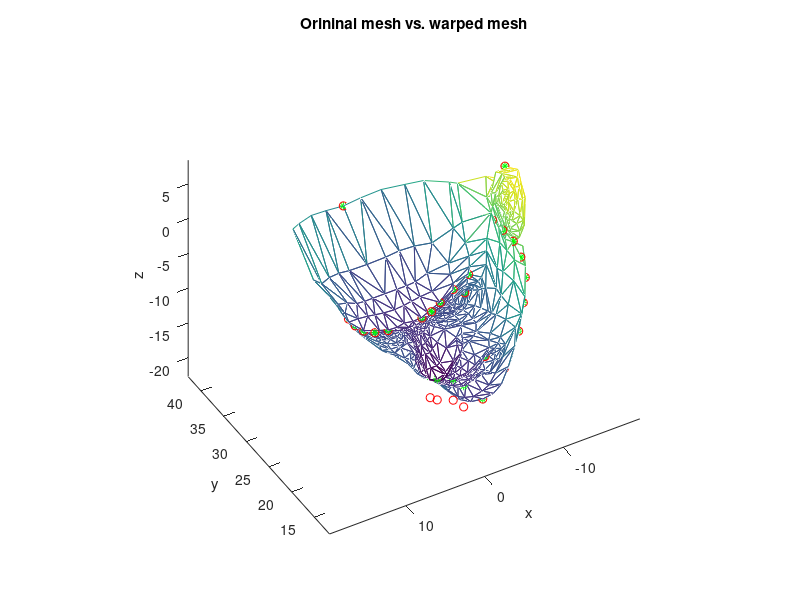

The MATLAB source for this figure: (Note: this script raises an error after producing the figure.)

%clear all
close all
%%%%%%
points3D = load('BustPointWO.txt');
faceStruct = load('BustMeshWO.txt');
faceStruct = faceStruct(:,2:4)+1;



landmarks68 = load('BustPoint_68lmk.txt');

lmIndex = [ 1:27,28,31,34,37,49,52,55,58,43];
pback = [-12,28,5;
          12,28,5;
          0,42.82,-6.454];
lm = landmarks68(lmIndex,:);
lm = [pback;lm];
%move some landmarks
lmTarget = lm;
lmTarget(end-3:end,3) = lmTarget(end-3:end,3)-3;
%%%%display
figure(1),hold on,axis equal
trimesh(faceStruct,points3D(:,1),points3D(:,2), points3D(:,3));
plot3(lm(:,1),lm(:,2),lm(:,3),'g*');
plot3(lmTarget(:,1),lmTarget(:,2),lmTarget(:,3),'ro'); 
view(-150,-40);
title('Orininal mesh vs. warped mesh')
xlabel('x'),ylabel('y'),zlabel('z');
%legend('Point set','Source landmarks','Destination landmarks')

%%%%%landmarks and all 3D points TPS
lm_tps = tps3d(lm,lm,lmTarget);
points3D_tps = tps3d(points3D, lm, lmTarget);
 
%figure(2),hold on,axis equal
shift = -30;
trimesh(faceStruct,points3D_tps(:,1)+shift,points3D_tps(:,2), points3D_tps(:,3));
plot3(lm_tps(:,1)+shift,lm_tps(:,2),lm_tps(:,3),'ro');
%set green 
width=1000;height=1000;
left=200;%left down horizontal distance
bottem=100;%left down vertical distance
set(gcf,'position',[left,bottem,width,height])
mouse3d